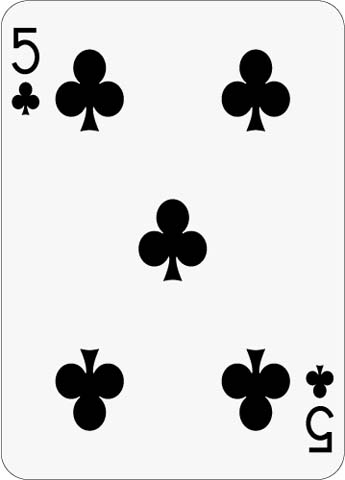
#> input picture club_5.jpg, 345 x 480 px
$ python template_matching.py
#> lines starting #> are read from the running program, lines starting #| are printed output that depends on the picture; after the words box and inside, x2 and y2 are one past the last pixel; in counts of white or black regions, pixels touching at a corner belong together
import cv2
import numpy as np
import matplotlib.pyplot as plt

# Load the main image and template
image = cv2.imread("club_5.jpg",cv2.IMREAD_COLOR)
#> image is the input picture: shape (480, 345, 3); min 0, max 255, mean 219.8
template = cv2.imread("club.jpg", cv2.IMREAD_COLOR)
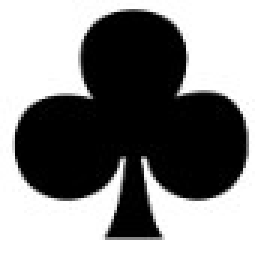
#> input picture club.jpg, 85 x 88 px (shown 3 times larger)
#> template is the input picture: shape (88, 85, 3); min 0, max 255, mean 137.9
h, w = template.shape[:2]
#> h = 88; w = 85

# Match the template
result = cv2.matchTemplate(image, template, cv2.TM_CCOEFF_NORMED)
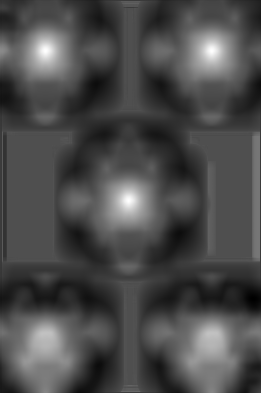
#> result: shape (393, 261) float32; min -0.392, max 0.868, mean -0.0178; drawn with min black and max white

# Set a threshold (tune this based on your images)
threshold = 0.85
locations = np.where(result >= threshold)
#> locations = 25 positions, rows 49 to 201, columns 44 to 212

# Draw rectangles around all matches
detected = image.copy()
for pt in zip(*locations[::-1]):  # Switch columns and rows
    cv2.rectangle(detected, pt, (pt[0] + w, pt[1] + h), (0, 255, 0), 2)
#> this loop made 25 passes
#> pt on passes 1 to 12: (45, 49), (211, 49), (212, 49), (44, 50), (45, 50), (46, 50), (210, 50), (211, 50), (212, 50), (44, 51), (45, 51), (46, 51)
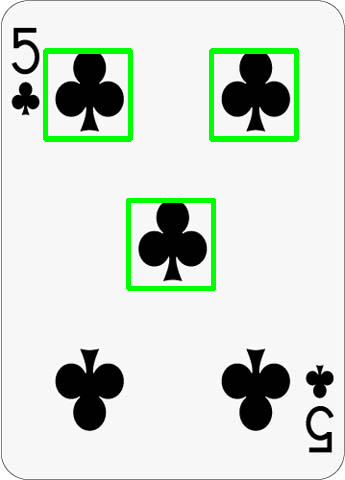
#> detected: shape (480, 345, 3); 3.32% of pixels changed, all inside (x1, y1, x2, y2) = (43, 48, 299, 291)

# Display the result
detected_rgb = cv2.cvtColor(detected, cv2.COLOR_BGR2RGB)
plt.figure(figsize=(10, 8))
plt.imshow(detected_rgb)
plt.title('Multiple Template Matches')
plt.axis('off')
plt.show()
#ajkdfhkasjdf hsafh sd
